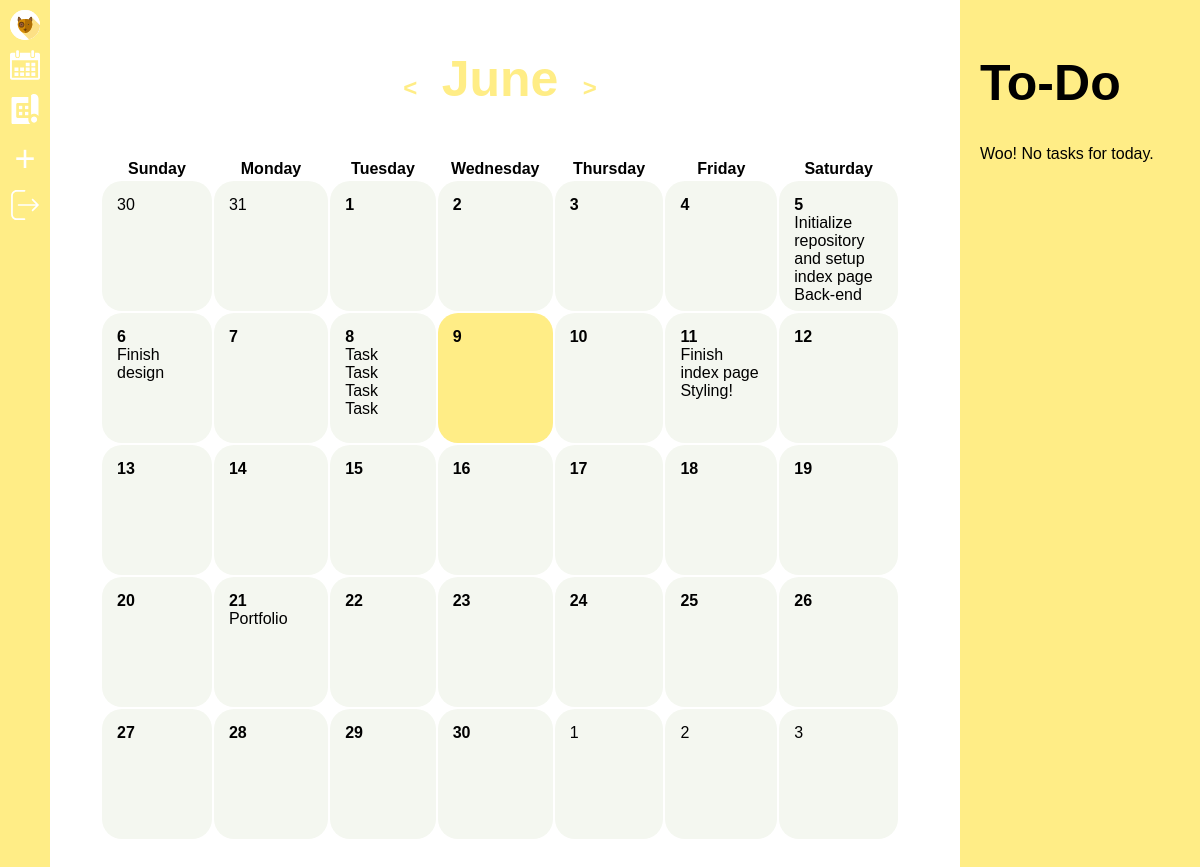
Before: /calendar/6/2021 (signed in) with the older database file.
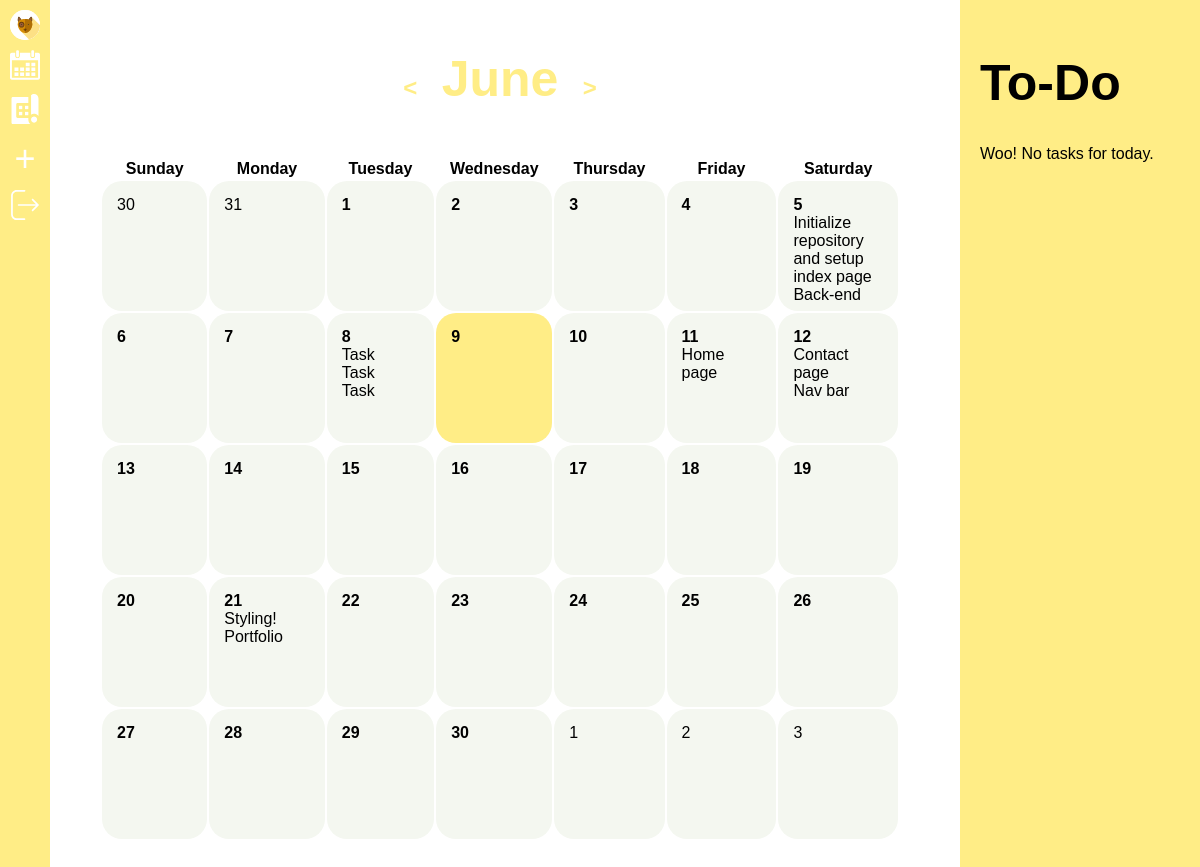
After: the same page with the newer database file.
### spot/models.py (models this page shows, shortened)
class Event(models.Model):
    user = models.ForeignKey(User, on_delete=CASCADE, related_name="userstasks",blank=True,null=True)
    project = models.ForeignKey(Project, on_delete=CASCADE, related_name="tasks", default="")
    title = models.CharField(max_length=64)
    deadline = models.DateTimeField(blank=True,null=True)
    front_end = models.BooleanField(default=True)
    completed = models.BooleanField(default=False)
    late = models.BooleanField(default=False)

class Project(models.Model):
    user = models.ForeignKey(User, on_delete=CASCADE, related_name="projects",blank=True,null=True)
    title = models.CharField(max_length=64)
    description = models.TextField(default="No description yet.")
    deadline = models.DateTimeField()

### spot/views.py (the view)
# urls.py: path("calendar/<int:month>/<int:year>", views.calendar, name="calendar"),
@login_required
def calendar(request,month,year):
    c=cd.Calendar(firstweekday=6)
    calendar = c.monthdatescalendar(year,month)
    events = Event.objects.filter(user=request.user,deadline__month=month)
    events = list(events) + list(Project.objects.filter(user=request.user,deadline__month=month))
    todays_events = Event.objects.filter(user=request.user,deadline__date=datetime.datetime.now().date())
    today = datetime.datetime.now().date()
    next_month = month + 1
    next_year = year
    prev_year = year
    prev_month = month-1
    if month == 12:
        next_month = 1
        next_year = year + 1
    elif month == 1:
        prev_year = year - 1
        prev_month = 12
    months = {1:"January",2:"February",3:"March",4:"April",5:"May",6:"June",7:"July",8:"August",9:"September",10:"October",11:"November",12:"December"}
    return render(request,"calendar.html",{
        "month":calendar,
        "next_month":next_month,
        "next_year":next_year,
        "prev_month":prev_month,
        "prev_year":prev_year,
        "month_name":months[month],
        "events":events,
        "todays_events":todays_events,
        "today":today
        })

### spot/templates/calendar.html (shortened to what this page needs)
{% extends "layout.html" %}
{% load static %}
{% block body %}
    <div id="calendar">
        <ul id="calendar-heading">
            <li><a class="cal-btn" href="{% url 'calendar' prev_month prev_year %}"><</a></li>
            <li><h1>{{month_name}}</h1></li>
            <li><a class="cal-btn" href="{% url 'calendar' next_month next_year %}">></a></li>
        </ul>
        <table>
            <thead>
                <tr>
                    <th>Sunday</th>
                    <th>Monday</th>
                    <th>Tuesday</th>
                    <th>Wednesday</th>
                    <th>Thursday</th>
                    <th>Friday</th>
                    <th>Saturday</th>
                </tr>
            </thead>
            <tbody>
                {% for week in month %}
                <tr>
                    {% for day in week %}
                        {% if day == today %}
                            <td style="background-color:#FFED86">
                        {% else %}
                            <td>
                        {% endif %}
                        {% if day.month != prev_month and day.month != next_month %}
                            <b>{{ day.day }}</b><br>
                        {% else %}
                            {{ day.day }}<br>
                        {% endif %}
                        <div class="calendar-events">
                            {% for event in events %}
                                {% if day.day == event.deadline.day %}
                                    {{event.title}}<br>
                                {% endif %}
                            {% endfor %}
                        </div>
                    </td>
                    {% endfor %}
                </tr>
                {% endfor %}
            </tbody>
        </table>
    </div>
    <div id="to-do">
        <h1>To-Do</h1>
        {% for event in todays_events %}
            {% if event.completed %}
                <div class="task green">
            {% elif event.late %}
                <div class="task red">
            {% else %}
                <div class="task white">
            {% endif %}
                    <div id="task{{event.id}}">
                        <form class="to-do">
                            <input type=checkbox class="task-checkbox" data-id={{event.id}}>{{event.title}}</input><br>
                            <label><b>Deadline: </b>{{event.deadline}}</label>
                        </form>
                    </div>
                    <div class="to-do" style="display:none" id="edit{{event.id}}">
                        <form id="edit{{event.id}}-form">
                            <input type="text" id="edit{{event.id}}-title" value="{{event.title}}" data-id={{event.id}}><br>
                            <p>Original deadline: {{event.deadline}}</p><br>
                            <b>Deadline: </b><input type="datetime-local" id="edit{{event.id}}-deadline"><br>
                            <input type="submit" class="btn" style="background-color: #FFED86;" value="Save">
                        </form>
                    </div>
                    <div class="edit-btns">
                        <ul>
                            <li><a class="edit-task"  data-id={{event.id}}><img src="{% static 'images/edit.svg' %}"></a></li>
                            <li><a href="{% url 'delete-task' event.id %}"><img src="{% static 'images/delete.svg' %}"></a></li>
                        </ul>
                    </div>
                </div>
            {% empty %}
            <p>Woo! No tasks for today.</p>
            {% endfor %}
    </div>
{% endblock %}

### spot/templates/layout.html (shortened to what this page needs)
{% load static %}
<!DOCTYPE html>
<html lang="en">
    <head>
        <link href="{% static 'styles.css' %}" rel="stylesheet">
    </head>
    <body>
        {% if user.is_authenticated %}
        <nav>
            <ul>
                <li id="dog"><a href="{% url 'index' %}"><img src="{% static 'images/dog.svg' %}"></a></li>
                <li><a href="{% url 'index' %}"><img src="{% static 'images/calendar.svg' %}"></a></li>
                <li><a href="{% url 'blueprints' %}"><img src="{% static 'images/blueprints.svg' %}"></a></li>
                <li id="add-project-li"><a id="add-project-link" href="{% url 'add-project' %}">+</a></li>
                <li><a href="{% url 'logout' %}"><img src="{% static 'images/logout.svg' %}"></a></li>
            </ul>
        </nav>
        {% endif %}
        {% block body %}{% endblock %}
    </body>
</html>

### spot/static/styles.css (style rules this page uses)
body { font-family: 'Noto Sans JP', 'Noto Sans JP', sans-serif; margin: 0; padding: 0; height: 100%; width: 100%; }
h1 { font-size: 50px; }
a, a:visited { text-decoration: none; color: #FFED86; }
table { position: relative; left: 50%; -webkit-transform: translate(-50%); transform: translate(-50%); }
table td { height: 100px; width: 100px; padding: 10px; vertical-align: top; border: 5px solid transparent; border-radius: 20px; background-color: #F4F7F0; }
.calendar-events { overflow: auto; width: 100%; height: 90%; }
#calendar-heading { text-align: center; color: #FFED86; }
nav { position: fixed; z-index: 1; width: 50px; top: 0; height: 100%; background-color: #FFED86; }
nav ul { list-style-type: none; margin: 5px; padding: 5px; }
nav ul li { margin-bottom: 10px; }
nav ul img { width: 100%; }
#dog { background-color: white; border-radius: 20px; height: 30px; width: 30px; }
#dog img { position: relative; top: 50%; -webkit-transform: translate(0, -50%); transform: translate(0, -50%); }
#calendar, #blueprints, #addproject, #cancel { position: relative; padding: 50px 100px 50px; -webkit-animation: fade 1s; animation: fade 1s; }
#calendar div, #blueprints div, #addproject div, #cancel div { left: 50px; }
#calendar { padding: 0 300px 100px 100px; }
#calendar h1 { text-align: center; }
#calendar-heading { list-style-type: none; text-align: center; padding: 0; }
#calendar-heading li { display: inline-block; }
.cal-btn { color: #FFED86; font-weight: bold; font-size: 24px; margin: 10px; padding: 10px; }
#to-do { position: fixed; right: 0; top: 0; height: 100%; width: 200px; padding: 20px; background-color: #FFED86; }
#add-project-link { font-size: 36px; color: white; }
#add-project-li { text-align: center; }

Changed rows visible on the page:
removed Event: title "Finish design", shown under "6"
removed Event: title "Task", shown under "8"
removed Event: title "Finish index page", shown under "11"
added Event: title "Home page", shown under "11"
added Event: title "Contact page", shown under "12"
added Event: title "Nav bar", shown under "12"
changed Event "Styling!": moves from the list under "11" to the list under "21"
